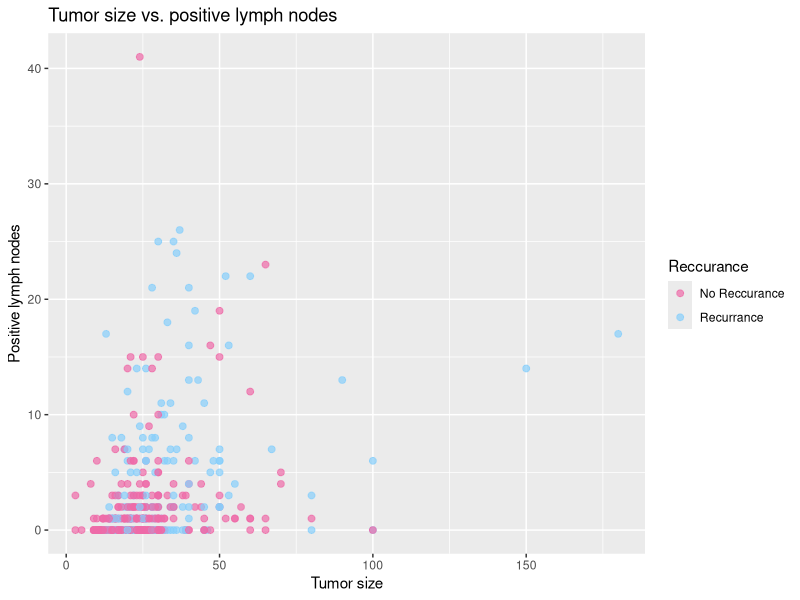
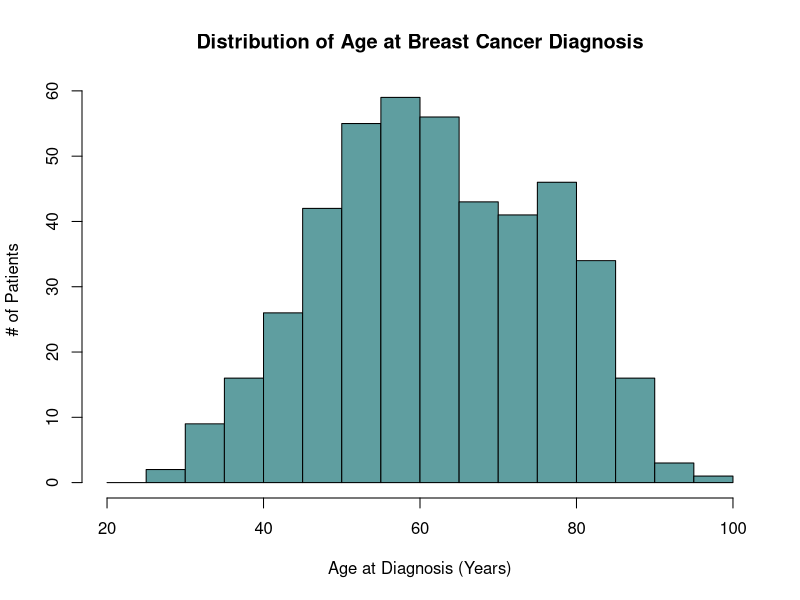
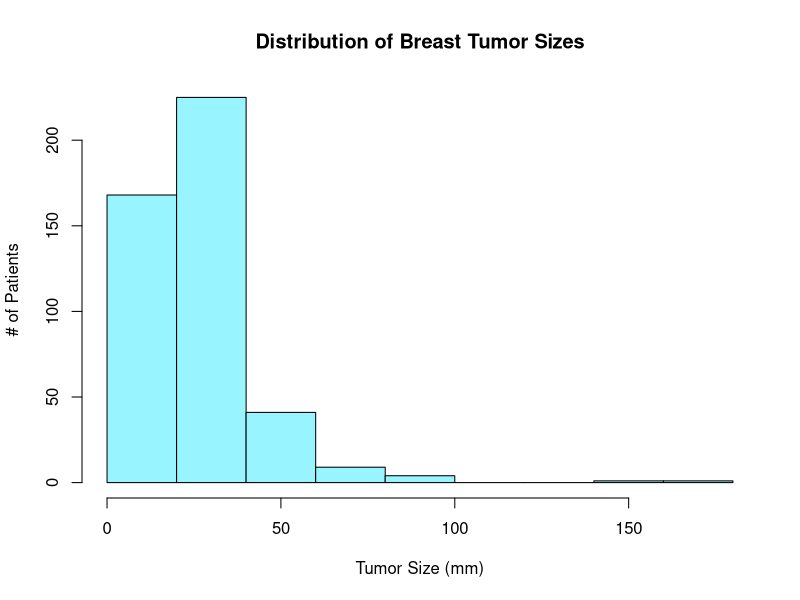
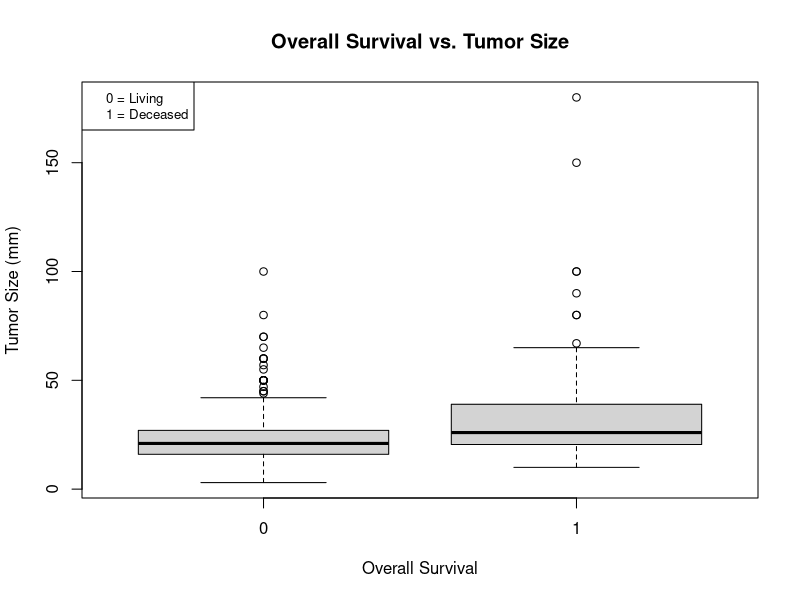
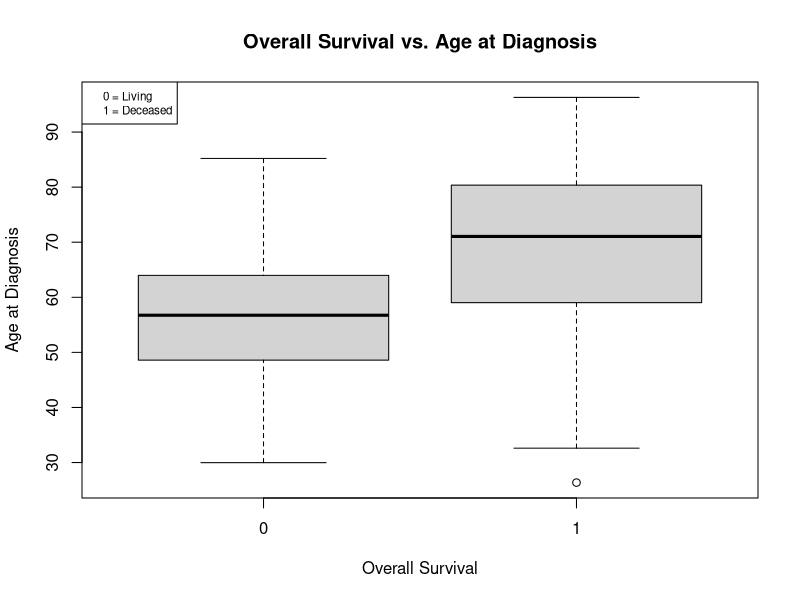

Write the R code that produced these figures, in order.
## ---- chunk 1

library(tidyverse)
cleaned_df <- read_csv("cleaned_clinical_data.csv") %>%
  mutate(Reccurance = factor(RFS_BOOL, levels = c(0,1),
                             labels = c("No Reccurance", "Recurrance")))

ggplot(cleaned_df, aes(TUMOR_SIZE, LYMPH_NODES_EXAMINED_POSITIVE, color = Reccurance)) +
  geom_point(size = 2, alpha = 0.7) + scale_color_manual(values = c("hotpink2", "lightskyblue")) +
  labs(title = "Tumor size vs. positive lymph nodes",
       x = "Tumor size",
       y = "Positive lymph nodes")


## ---- chunk 2
# histograms

hist(cleaned_df$AGE_AT_DIAGNOSIS, main = "Distribution of Age at Breast Cancer Diagnosis", xlab = "Age at Diagnosis (Years)", ylab = "# of Patients", breaks = seq(20,100, by = 5), col = "cadetblue")

hist(cleaned_df$TUMOR_SIZE, main = "Distribution of Breast Tumor Sizes", xlab = "Tumor Size (mm)", ylab = "# of Patients", col = "cadetblue1")
## ---- chunk 3
boxplot(TUMOR_SIZE ~ OS_BOOL, 
        data = cleaned_df,
        main = "Overall Survival vs. Tumor Size",
        xlab = "Overall Survival",
        ylab = "Tumor Size (mm)")
legend("topleft", c("0 = Living", "1 = Deceased"), cex = 0.8)
## ---- chunk 4
boxplot(AGE_AT_DIAGNOSIS ~ OS_BOOL, 
        data = cleaned_df,
        main = "Overall Survival vs. Age at Diagnosis",
        xlab = "Overall Survival",
        ylab = "Age at Diagnosis")
legend("topleft", c("0 = Living", "1 = Deceased"), cex = 0.7)
